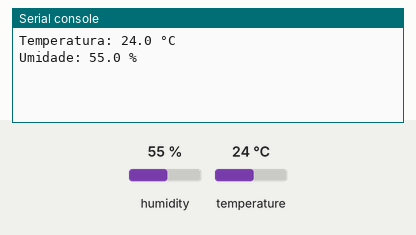
Recording of a program running on a simulated ESP32 board running MicroPython. Shown: the last lines printed to the serial console. The inputs (shaded band) are chosen by the test bench; at power-on: humidity 55 %, temperature 24 °C.

Above: at 1.2 s.
1.3 s: humidity set to 22 %
At 2.6 s:
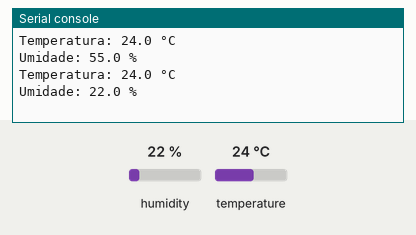
4.0 s: temperature set to 12 °C
At 5.0 s:
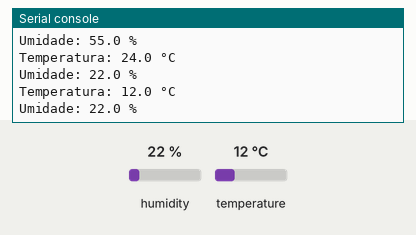
6.7 s: humidity set to 40 %
At 8.5 s:
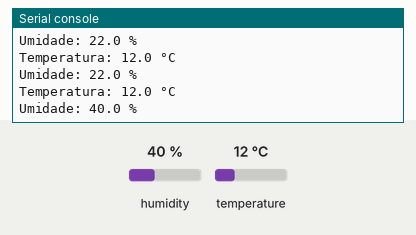
Timing chart, 0 to 10.0 s (numbered marks = the images above; inputs shaded):
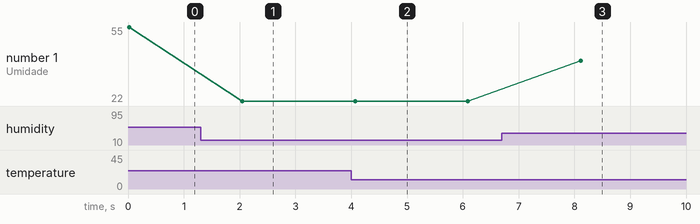

Measured:
- after the input at 1.3 s, the serial console: prints a new line after 0.75 s (image 1)
- after the input at 4.0 s, the serial console: prints a new line after 0.07 s (image 2)
- after the input at 6.7 s, the serial console: prints a new line after 1.4 s (image 3)
- plotted number 1: 55 → 22 after the input at 1.3 s, 22 → 40 after the input at 6.7 s

The program:

sensor_DHT11.py
```python
import dht
from machine import Pin
from time import sleep

sensor = dht.DHT22(Pin(15))  # Conectado ao pino 15

while True:
    sensor.measure()
    print("Temperatura:", sensor.temperature(), "°C")
    print("Umidade:", sensor.humidity(), "%")
    sleep(2)
```
